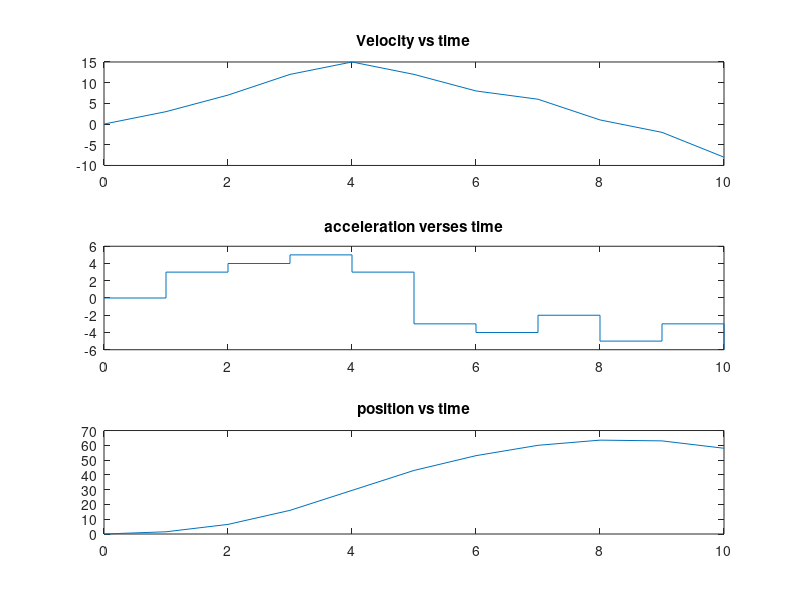

The MATLAB source for this figure:
%HWproblem11_2.,m
%Harrison Leece, 4/21/2017
%subplot the accelerations, velocities and position as a function of time
t = [0 1 2 3 4 5 6 7 8 9 10]
v = [0 3 7 12 15 12 8 6 1 -2 -8]

hold on
%Velocity vs time graph
subplot(3,1,1)
plot(t,v)
title('Velocity vs time')

%Acceleration vs time graph
a=[0];
for i=1:length(v)-1
   a = [a,(v(i+1) - v(i))];
end
subplot(3,1,2)
stairs(t,a)
title('acceleration verses time')

subplot(3,1,3)
position = cumtrapz(t,v)
plot(t,position)
title('position vs time')

